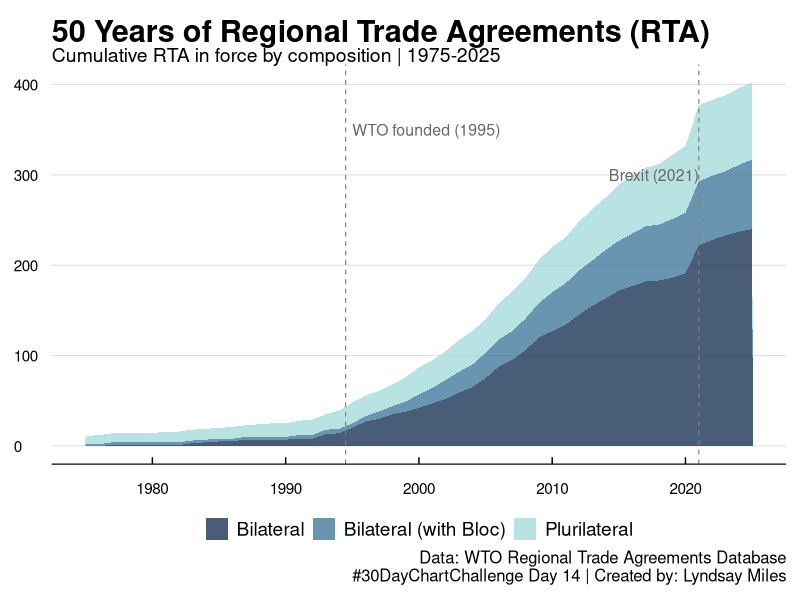
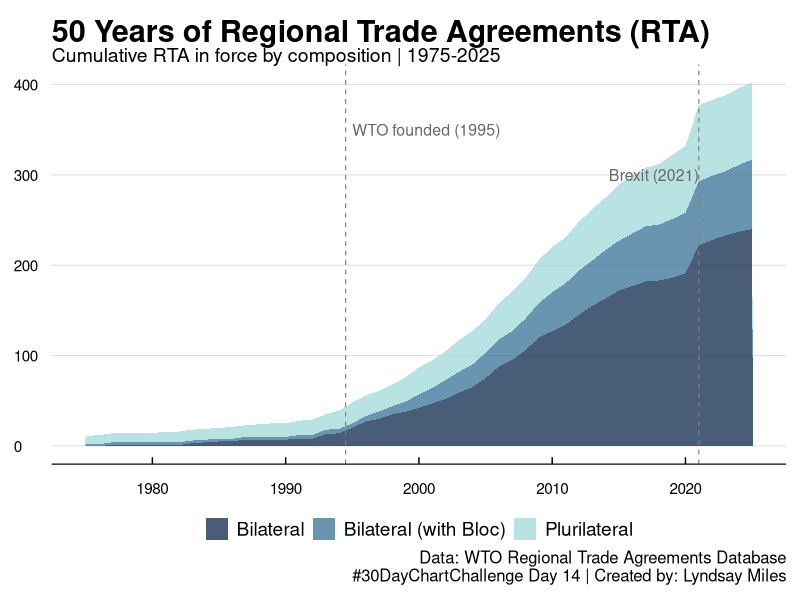

Recreate these plots in R, in order.
## ---- chunk 1
knitr::opts_chunk$set(echo = TRUE)
## ---- chunk 2
library(tidyverse)
library(lubridate)
library(ggthemes)
## ---- chunk 3
df <- read.csv("data/AllRTAs.csv") 
## ---- chunk 4
df_clean <- df %>%
  rename_with(~ tolower(gsub(" ", "", gsub(".", "", .x, fixed = TRUE), fixed = TRUE))) %>%
  mutate(
    date_parsed = lubridate::dmy(dateofentryintoforceg),
    # Fix two-digit years: if parsed year is after 2025, subtract 100
    date_parsed = if_else(year(date_parsed) > 2025, 
                          date_parsed - lubridate::years(100), 
                          date_parsed),
    year = lubridate::year(date_parsed)
  )

df_clean %>%
  count(year) %>%
  arrange(year)

# First recategorize status
df_clean <- df_clean %>%
  mutate(
    status_clean = case_when(
      status %in% c("In Force", "In force for at least one Party") ~ "In Force",
      status == "Inactive" ~ "Inactive",
      status %in% c("Early announcement-Under negotiation", 
                    "Early announcement-Signed ") ~ "In Negotiation",
      TRUE ~ "Other"
    ),
    year_inactive = lubridate::year(lubridate::dmy(inactivedate)),
    # Fix two digit years
    year_inactive = if_else(year_inactive > 2025,
                            year_inactive - 100,
                            year_inactive)
  )

# Check inactive year parsing
df_clean %>%
  filter(status_clean == "Inactive") %>%
  select(rtaname, year, year_inactive) %>%
  head(10)

## ---- chunk 5
#how long does it take to get from notification to in force? 
df_clean %>%
  filter(status_clean == "In Force") %>%
  mutate(
    date_signature = lubridate::dmy(dateofsignatureg),
    # Fix two digit years
    date_signature = if_else(year(date_signature) > 2025,
                             date_signature - lubridate::years(100),
                             date_signature),
    days_to_force = as.numeric(date_parsed - date_signature),
    years_to_force = days_to_force / 365.25
  ) %>%
  filter(!is.na(years_to_force), years_to_force > 0) %>%  # remove negatives/NAs
  summarise(
    mean_years = round(mean(years_to_force), 1),
    median_years = round(median(years_to_force), 1),
    min_years = round(min(years_to_force), 1),
    max_years = round(max(years_to_force), 1),
    n = n()
  )

df_clean <- df_clean %>%
  mutate(composition_clean = case_when(
    rtacomposition %in% c("Bilateral", 
                          "Bilateral; All Parties are RTAs") ~ "Bilateral",
    rtacomposition == "Bilateral; One Party is an RTA" ~ "Bilateral (with Bloc)",
    rtacomposition %in% c("Plurilateral", 
                          "Plurilateral; One Party is an RTA") ~ "Plurilateral",
    TRUE ~ "Other"
  ))

df_clean %>% count(composition_clean)
## ---- chunk 6
# Build year range
years <- tibble(year = 1975:2025)

# Count active agreements per year by composition
cumulative_by_comp <- years %>%
  mutate(
    bilateral = map_int(year, ~sum(
      df_clean$status_clean == "In Force" &
      df_clean$composition_clean == "Bilateral" &
      !is.na(df_clean$year) &
      df_clean$year <= .x
    )),
    bilateral_bloc = map_int(year, ~sum(
      df_clean$status_clean == "In Force" &
      df_clean$composition_clean == "Bilateral (with Bloc)" &
      !is.na(df_clean$year) &
      df_clean$year <= .x
    )),
    plurilateral = map_int(year, ~sum(
      df_clean$status_clean == "In Force" &
      df_clean$composition_clean == "Plurilateral" &
      !is.na(df_clean$year) &
      df_clean$year <= .x
    ))
  )

# Check tail
cumulative_by_comp %>% tail(5)

area_comp <- cumulative_by_comp %>%
  pivot_longer(cols = c(bilateral, bilateral_bloc, plurilateral),
               names_to = "composition",
               values_to = "count") %>%
  mutate(composition = recode(composition,
                              "bilateral" = "Bilateral",
                              "bilateral_bloc" = "Bilateral (with Bloc)",
                              "plurilateral" = "Plurilateral"),
         composition = factor(composition,
                              levels = c("Plurilateral",
                                         "Bilateral (with Bloc)",
                                         "Bilateral")))

# Calculate label positions at year 2008
label_positions <- area_comp %>%
  filter(year == 2008) %>%
  arrange(composition) %>%
  mutate(
    cumulative = cumsum(count),
    midpoint = cumulative - count / 2
  )
## ---- chunk 7
#PLOT#
p <- ggplot(area_comp, aes(x = year, y = count, fill = composition)) +
  geom_area(alpha = 0.8, position = "stack") +
  scale_fill_manual(values = c(
    "Bilateral"             = "#1d3557",
    "Bilateral (with Bloc)" = "#457b9d",
    "Plurilateral"          = "#a8dadc"
  ),
                  breaks = c("Bilateral", "Bilateral (with Bloc)", "Plurilateral"))+
 
  # WTO annotation
  geom_vline(xintercept = 1994.5, linetype = "dashed",
             color = "grey50", linewidth = 0.4) +
  annotate("text", x = 1995, y = 350,
           label = "WTO founded (1995)",
           size = 4, hjust = 0, color = "grey40") +
  
  # Brexit annotation
  geom_vline(xintercept = 2021, linetype = "dashed",
             color = "grey50", linewidth = 0.4) +
  annotate("text", x = 2021, y = 300,
           label = "Brexit (2021)",
           size = 4, hjust = 1, color = "grey40") +

  scale_x_continuous(breaks = c(1970, 1980, 1990, 2000, 2010, 2020)) +
  scale_y_continuous(breaks = c(0, 100, 200, 300, 400)) +
  
  labs(
    fill=NULL,
    title = "50 Years of Regional Trade Agreements (RTA)",
    subtitle = "Cumulative RTA in force by composition | 1975-2025",
    x = NULL,
    y = NULL,
    caption = "Data: WTO Regional Trade Agreements Database\n#30DayChartChallenge Day 14 | Created by: Lyndsay Miles"
  ) +
  theme_economist() +
  theme(
    legend.position = "bottom",
    plot.background = element_rect(fill = "white", color = NA),
    panel.background = element_rect(fill = "white", color = NA),
    panel.grid.minor = element_blank(),
    panel.grid.major = element_line(color = "grey85", linewidth = 0.3),
    plot.title = element_text(size = 22, face = "bold", hjust =0),
    plot.subtitle = element_text(size = 14, hjust = 0),
    plot.caption = element_text(hjust = 1, size = 12)
  )

p
ggsave("img/cc_2026_day14.png", p,
       width = 10, height = 6, 
       dpi = 300)
